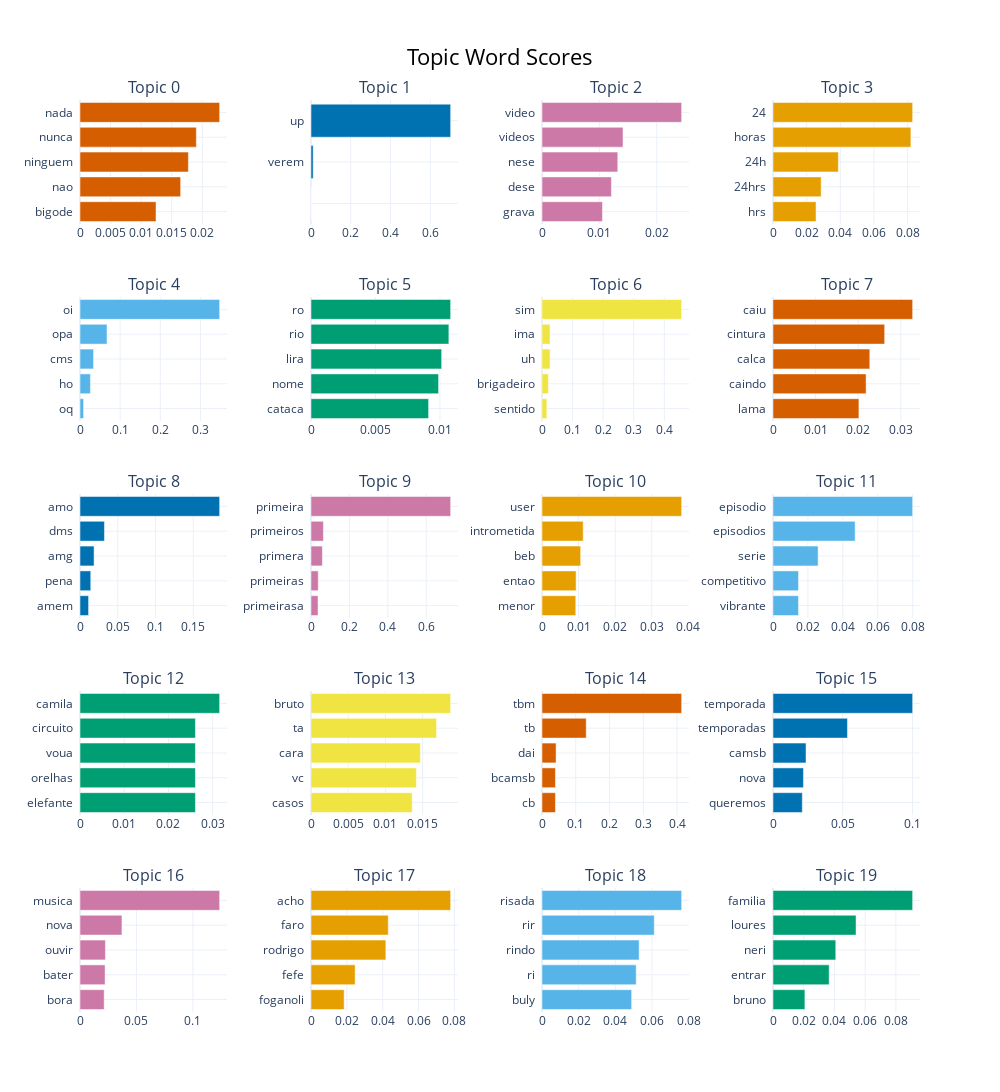

Write notebook code for a chart like this one.
### Markdown cell above
## Barchart

### Code cell
model.visualize_barchart(top_n_topics=20)

### Figure 1 — Plotly figure (JSON) as saved in the notebook; plotly's stock layout.template omitted (floating-point values rounded to 4 significant figures)
{"data": [{"marker": {"color": "#D55E00"}, "orientation": "h", "type": "bar", "x": [0.01244, 0.01646, 0.01773, 0.01903, 0.02284], "xaxis": "x", "y": ["bigode  ", "nao  ", "ninguem  ", "nunca  ", "nada  "], "yaxis": "y"}, {"marker": {"color": "#0072B2"}, "orientation": "h", "type": "bar", "x": [1e-05, 1e-05, 1e-05, 0.01102, 0.7022], "xaxis": "x2", "y": ["  ", "  ", "  ", "verem  ", "up  "], "yaxis": "y2"}, {"marker": {"color": "#CC79A7"}, "orientation": "h", "type": "bar", "x": [0.01055, 0.01211, 0.01322, 0.01413, 0.02436], "xaxis": "x3", "y": ["grava  ", "dese  ", "nese  ", "videos  ", "video  "], "yaxis": "y3"}, {"marker": {"color": "#E69F00"}, "orientation": "h", "type": "bar", "x": [0.02557, 0.02861, 0.03883, 0.08193, 0.08297], "xaxis": "x4", "y": ["hrs  ", "24hrs  ", "24h  ", "horas  ", "24  "], "yaxis": "y4"}, {"marker": {"color": "#56B4E9"}, "orientation": "h", "type": "bar", "x": [0.008978, 0.02596, 0.03378, 0.06727, 0.3479], "xaxis": "x5", "y": ["oq  ", "ho  ", "cms  ", "opa  ", "oi  "], "yaxis": "y5"}, {"marker": {"color": "#009E73"}, "orientation": "h", "type": "bar", "x": [0.009117, 0.00989, 0.01013, 0.01069, 0.01083], "xaxis": "x6", "y": ["cataca  ", "nome  ", "lira  ", "rio  ", "ro  "], "yaxis": "y6"}, {"marker": {"color": "#F0E442"}, "orientation": "h", "type": "bar", "x": [0.01586, 0.02085, 0.02633, 0.02633, 0.4567], "xaxis": "x7", "y": ["sentido  ", "brigadeiro  ", "uh  ", "ima  ", "sim  "], "yaxis": "y7"}, {"marker": {"color": "#D55E00"}, "orientation": "h", "type": "bar", "x": [0.02016, 0.02185, 0.02272, 0.0262, 0.03277], "xaxis": "x8", "y": ["lama  ", "caindo  ", "calca  ", "cintura  ", "caiu  "], "yaxis": "y8"}, {"marker": {"color": "#0072B2"}, "orientation": "h", "type": "bar", "x": [0.01136, 0.01425, 0.01864, 0.03237, 0.1849], "xaxis": "x9", "y": ["amem  ", "pena  ", "amg  ", "dms  ", "amo  "], "yaxis": "y9"}, {"marker": {"color": "#CC79A7"}, "orientation": "h", "type": "bar", "x": [0.03671, 0.03775, 0.05942, 0.06463, 0.7271], "xaxis": "x10", "y": ["primeirasa  ", "primeiras  ", "primera  ", "primeiros  ", "primeira  "], "yaxis": "y10"}, {"marker": {"color": "#E69F00"}, "orientation": "h", "type": "bar", "x": [0.009231, 0.009321, 0.01057, 0.01126, 0.03817], "xaxis": "x11", "y": ["menor  ", "entao  ", "beb  ", "intrometida  ", "user  "], "yaxis": "y11"}, {"marker": {"color": "#56B4E9"}, "orientation": "h", "type": "bar", "x": [0.01462, 0.01462, 0.02583, 0.04705, 0.07998], "xaxis": "x12", "y": ["vibrante  ", "competitivo  ", "serie  ", "episodios  ", "episodio  "], "yaxis": "y12"}, {"marker": {"color": "#009E73"}, "orientation": "h", "type": "bar", "x": [0.02609, 0.02609, 0.02609, 0.02609, 0.03156], "xaxis": "x13", "y": ["elefante  ", "orelhas  ", "voua  ", "circuito  ", "camila  "], "yaxis": "y13"}, {"marker": {"color": "#F0E442"}, "orientation": "h", "type": "bar", "x": [0.0136, 0.01416, 0.0147, 0.01687, 0.01876], "xaxis": "x14", "y": ["casos  ", "vc  ", "cara  ", "ta  ", "bruto  "], "yaxis": "y14"}, {"marker": {"color": "#D55E00"}, "orientation": "h", "type": "bar", "x": [0.03977, 0.03977, 0.04169, 0.131, 0.4136], "xaxis": "x15", "y": ["cb  ", "bcamsb  ", "dai  ", "tb  ", "tbm  "], "yaxis": "y15"}, {"marker": {"color": "#0072B2"}, "orientation": "h", "type": "bar", "x": [0.021, 0.02182, 0.02366, 0.05334, 0.1001], "xaxis": "x16", "y": ["queremos  ", "nova  ", "camsb  ", "temporadas  ", "temporada  "], "yaxis": "y16"}, {"marker": {"color": "#CC79A7"}, "orientation": "h", "type": "bar", "x": [0.02142, 0.02222, 0.02251, 0.03715, 0.1237], "xaxis": "x17", "y": ["bora  ", "bater  ", "ouvir  ", "nova  ", "musica  "], "yaxis": "y17"}, {"marker": {"color": "#E69F00"}, "orientation": "h", "type": "bar", "x": [0.0185, 0.02462, 0.04176, 0.04309, 0.0779], "xaxis": "x18", "y": ["foganoli  ", "fefe  ", "rodrigo  ", "faro  ", "acho  "], "yaxis": "y18"}, {"marker": {"color": "#56B4E9"}, "orientation": "h", "type": "bar", "x": [0.0489, 0.05139, 0.053, 0.06126, 0.07619], "xaxis": "x19", "y": ["buly  ", "ri  ", "rindo  ", "rir  ", "risada  "], "yaxis": "y19"}, {"marker": {"color": "#009E73"}, "orientation": "h", "type": "bar", "x": [0.02078, 0.03658, 0.04087, 0.05408, 0.09094], "xaxis": "x20", "y": ["bruno  ", "entrar  ", "neri  ", "loures  ", "familia  "], "yaxis": "y20"}], "layout": {"annotations": [{"font": {"size": 16}, "showarrow": false, "text": "Topic 0", "x": 0.0875, "xanchor": "center", "xref": "paper", "y": 1.0, "yanchor": "bottom", "yref": "paper"}, {"font": {"size": 16}, "showarrow": false, "text": "Topic 1", "x": 0.3625, "xanchor": "center", "xref": "paper", "y": 1.0, "yanchor": "bottom", "yref": "paper"}, {"font": {"size": 16}, "showarrow": false, "text": "Topic 2", "x": 0.6375, "xanchor": "center", "xref": "paper", "y": 1.0, "yanchor": "bottom", "yref": "paper"}, {"font": {"size": 16}, "showarrow": false, "text": "Topic 3", "x": 0.9125, "xanchor": "center", "xref": "paper", "y": 1.0, "yanchor": "bottom", "yref": "paper"}, {"font": {"size": 16}, "showarrow": false, "text": "Topic 4", "x": 0.0875, "xanchor": "center", "xref": "paper", "y": 0.784, "yanchor": "bottom", "yref": "paper"}, {"font": {"size": 16}, "showarrow": false, "text": "Topic 5", "x": 0.3625, "xanchor": "center", "xref": "paper", "y": 0.784, "yanchor": "bottom", "yref": "paper"}, {"font": {"size": 16}, "showarrow": false, "text": "Topic 6", "x": 0.6375, "xanchor": "center", "xref": "paper", "y": 0.784, "yanchor": "bottom", "yref": "paper"}, {"font": {"size": 16}, "showarrow": false, "text": "Topic 7", "x": 0.9125, "xanchor": "center", "xref": "paper", "y": 0.784, "yanchor": "bottom", "yref": "paper"}, {"font": {"size": 16}, "showarrow": false, "text": "Topic 8", "x": 0.0875, "xanchor": "center", "xref": "paper", "y": 0.568, "yanchor": "bottom", "yref": "paper"}, {"font": {"size": 16}, "showarrow": false, "text": "Topic 9", "x": 0.3625, "xanchor": "center", "xref": "paper", "y": 0.568, "yanchor": "bottom", "yref": "paper"}, {"font": {"size": 16}, "showarrow": false, "text": "Topic 10", "x": 0.6375, "xanchor": "center", "xref": "paper", "y": 0.568, "yanchor": "bottom", "yref": "paper"}, {"font": {"size": 16}, "showarrow": false, "text": "Topic 11", "x": 0.9125, "xanchor": "center", "xref": "paper", "y": 0.568, "yanchor": "bottom", "yref": "paper"}, {"font": {"size": 16}, "showarrow": false, "text": "Topic 12", "x": 0.0875, "xanchor": "center", "xref": "paper", "y": 0.352, "yanchor": "bottom", "yref": "paper"}, {"font": {"size": 16}, "showarrow": false, "text": "Topic 13", "x": 0.3625, "xanchor": "center", "xref": "paper", "y": 0.352, "yanchor": "bottom", "yref": "paper"}, {"font": {"size": 16}, "showarrow": false, "text": "Topic 14", "x": 0.6375, "xanchor": "center", "xref": "paper", "y": 0.352, "yanchor": "bottom", "yref": "paper"}, {"font": {"size": 16}, "showarrow": false, "text": "Topic 15", "x": 0.9125, "xanchor": "center", "xref": "paper", "y": 0.352, "yanchor": "bottom", "yref": "paper"}, {"font": {"size": 16}, "showarrow": false, "text": "Topic 16", "x": 0.0875, "xanchor": "center", "xref": "paper", "y": 0.136, "yanchor": "bottom", "yref": "paper"}, {"font": {"size": 16}, "showarrow": false, "text": "Topic 17", "x": 0.3625, "xanchor": "center", "xref": "paper", "y": 0.136, "yanchor": "bottom", "yref": "paper"}, {"font": {"size": 16}, "showarrow": false, "text": "Topic 18", "x": 0.6375, "xanchor": "center", "xref": "paper", "y": 0.136, "yanchor": "bottom", "yref": "paper"}, {"font": {"size": 16}, "showarrow": false, "text": "Topic 19", "x": 0.9125, "xanchor": "center", "xref": "paper", "y": 0.136, "yanchor": "bottom", "yref": "paper"}], "height": 1250, "hoverlabel": {"bgcolor": "white", "font": {"family": "Rockwell", "size": 16}}, "showlegend": false, "title": {"font": {"color": "Black", "size": 22}, "text": "Topic Word Scores", "x": 0.5, "xanchor": "center", "yanchor": "top"}, "width": 1000, "xaxis": {"anchor": "y", "domain": [0, 0.175], "showgrid": true}, "xaxis10": {"anchor": "y10", "domain": [0.275, 0.45], "showgrid": true}, "xaxis11": {"anchor": "y11", "domain": [0.55, 0.725], "showgrid": true}, "xaxis12": {"anchor": "y12", "domain": [0.825, 1], "showgrid": true}, "xaxis13": {"anchor": "y13", "domain": [0, 0.175], "showgrid": true}, "xaxis14": {"anchor": "y14", "domain": [0.275, 0.45], "showgrid": true}, "xaxis15": {"anchor": "y15", "domain": [0.55, 0.725], "showgrid": true}, "xaxis16": {"anchor": "y16", "domain": [0.825, 1], "showgrid": true}, "xaxis17": {"anchor": "y17", "domain": [0, 0.175], "showgrid": true}, "xaxis18": {"anchor": "y18", "domain": [0.275, 0.45], "showgrid": true}, "xaxis19": {"anchor": "y19", "domain": [0.55, 0.725], "showgrid": true}, "xaxis2": {"anchor": "y2", "domain": [0.275, 0.45], "showgrid": true}, "xaxis20": {"anchor": "y20", "domain": [0.825, 1], "showgrid": true}, "xaxis3": {"anchor": "y3", "domain": [0.55, 0.725], "showgrid": true}, "xaxis4": {"anchor": "y4", "domain": [0.825, 1], "showgrid": true}, "xaxis5": {"anchor": "y5", "domain": [0, 0.175], "showgrid": true}, "xaxis6": {"anchor": "y6", "domain": [0.275, 0.45], "showgrid": true}, "xaxis7": {"anchor": "y7", "domain": [0.55, 0.725], "showgrid": true}, "xaxis8": {"anchor": "y8", "domain": [0.825, 1], "showgrid": true}, "xaxis9": {"anchor": "y9", "domain": [0, 0.175], "showgrid": true}, "yaxis": {"anchor": "x", "domain": [0.864, 1.0], "showgrid": true}, "yaxis10": {"anchor": "x10", "domain": [0.432, 0.568], "showgrid": true}, "yaxis11": {"anchor": "x11", "domain": [0.432, 0.568], "showgrid": true}, "yaxis12": {"anchor": "x12", "domain": [0.432, 0.568], "showgrid": true}, "yaxis13": {"anchor": "x13", "domain": [0.216, 0.352], "showgrid": true}, "yaxis14": {"anchor": "x14", "domain": [0.216, 0.352], "showgrid": true}, "yaxis15": {"anchor": "x15", "domain": [0.216, 0.352], "showgrid": true}, "yaxis16": {"anchor": "x16", "domain": [0.216, 0.352], "showgrid": true}, "yaxis17": {"anchor": "x17", "domain": [0, 0.136], "showgrid": true}, "yaxis18": {"anchor": "x18", "domain": [0, 0.136], "showgrid": true}, "yaxis19": {"anchor": "x19", "domain": [0, 0.136], "showgrid": true}, "yaxis2": {"anchor": "x2", "domain": [0.864, 1.0], "showgrid": true}, "yaxis20": {"anchor": "x20", "domain": [0, 0.136], "showgrid": true}, "yaxis3": {"anchor": "x3", "domain": [0.864, 1.0], "showgrid": true}, "yaxis4": {"anchor": "x4", "domain": [0.864, 1.0], "showgrid": true}, "yaxis5": {"anchor": "x5", "domain": [0.648, 0.784], "showgrid": true}, "yaxis6": {"anchor": "x6", "domain": [0.648, 0.784], "showgrid": true}, "yaxis7": {"anchor": "x7", "domain": [0.648, 0.784], "showgrid": true}, "yaxis8": {"anchor": "x8", "domain": [0.648, 0.784], "showgrid": true}, "yaxis9": {"anchor": "x9", "domain": [0.432, 0.568], "showgrid": true}}}
